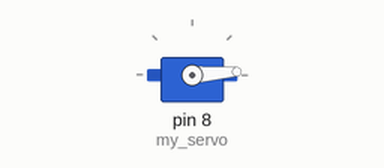
The sketch below on a simulated Arduino Uno, built with avr-gcc and run on an emulated ATmega328P. Parts: servo.

Above: at 0.05 s.
At 0.9 s:
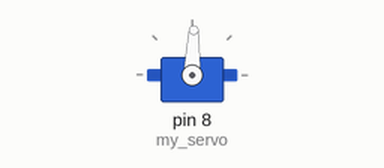
At 1.75 s:
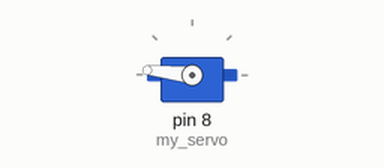
At 3.45 s:
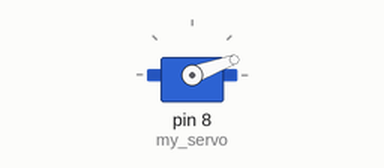
Timing chart, 0 to 8.4 s (numbered marks = the images above):
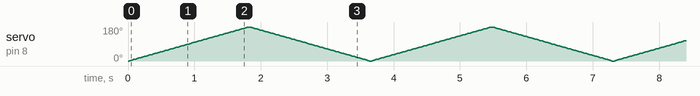

The sketch:

servo_sample.ino
```cpp
#include <Servo.h>

Servo my_servo;

void setup() {
  my_servo.attach(8);
}

void loop() {
  for (int i = 0; i <= 90; i++) {
    my_servo.write(i * 2);
    delay(20);
  }
  for (int i = 90; i >= 0; i--) {
    my_servo.write(i * 2);
    delay(20);
  }
}
```
